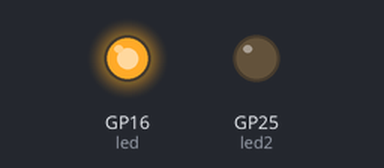
This program was run on a simulated Raspberry Pi Pico running MicroPython. On the bench: output pins drawn as LEDs (lit = HIGH).

Above: at 0.07 s.
At 2.79 s:
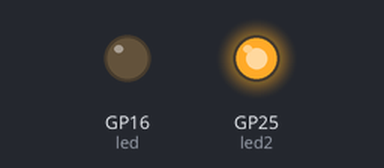
Timing chart, 0 to 3.1 s (numbered marks = the images above):
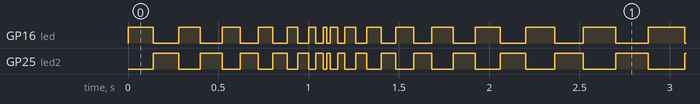

The program:

BlinkBlink.py
```python
from machine import Pin
import time

led = Pin(16,Pin.OUT)
led2 = Pin(25,Pin.OUT)

wait = 0.16
direction = False
waitMax = 0.32
waitMin = 0.02
waitDelta = 0.02

while True:
    if direction == True:
        wait += waitDelta
        if wait >= waitMax:
            wait = waitMax
            direction = False
    else:
        wait -= waitDelta
        if wait <= waitMin:
            wait = waitMin
            direction = True

    led.high()
    led2.low()
    time.sleep(wait)
    led.low()
    led2.high()
    time.sleep(wait)
    
```

Measured:
- by itself, GP16 (led): repeats every 0.26 s: LOW 0.14 s, HIGH 0.12 s
- by itself, GP25 (led2): repeats every 0.24 s: LOW 0.12 s, HIGH 0.12 s
- by itself, everything shown: repeats every 10.2 s, in 58 steps
